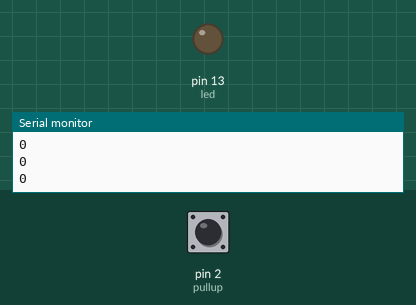
A sketch run on a simulated Arduino Uno, built with avr-gcc and run on an emulated ATmega328P. On the bench: output pins drawn as LEDs (lit = HIGH), the last lines printed to the serial monitor. The test bench sets the inputs (shaded band); at power-on: pin 2 (pullup) LOW.

Above: at 2.8 s.
2.9 s: pin 2 (pullup) pulled HIGH for 1.2 s
At 3.7 s:
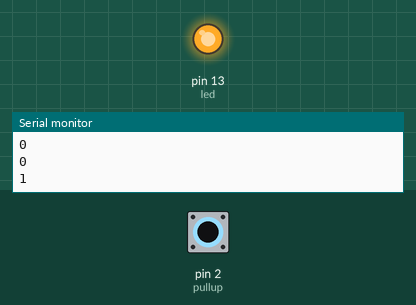
6.5 s: pin 2 (pullup) pulled HIGH for 3.2 s
At 10.3 s:
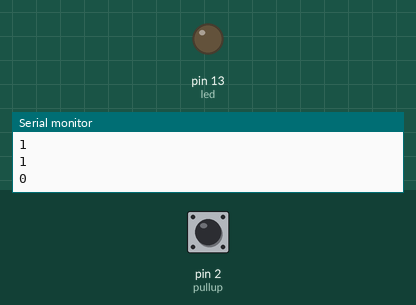
Timing chart, 0 to 11.8 s (numbered marks = the images above; inputs shaded):
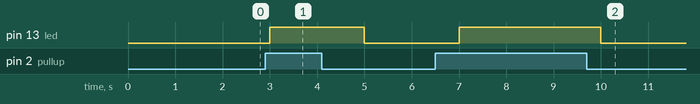

The sketch:

pullup.ino
```cpp
int pullup = 2; //conexion D
int led = 13; //pin para el LED incorporado en la placa Arduino (Marcado como "L").

int valorPulsador = 0;

void setup() {
//pinMode(pullup, INPUT);
//pinMode(2, INPUT_PULLUP);
  pinMode(led, OUTPUT);
  Serial.begin(9600);
}

void loop() {
  valorPulsador = digitalRead(pullup);
  //Serial.println(valorPulsador);

  if (valorPulsador == HIGH) { //pulsador desactivado (5V)
    digitalWrite(led, HIGH);
    Serial.println("1"); //Esta prendido el led
  }
  else { //pulador activado (GND)
    digitalWrite(led, LOW);
    Serial.println("0"); //apagado el led
  }
  delay(1000);
}
```

Measured:
- after the input at 2.9 s, pin 13 (led): LOW → HIGH after 0.10 s, → LOW 2.0 s later
- after the input at 6.5 s, pin 13 (led): LOW → HIGH after 0.50 s, → LOW 3.0 s later
